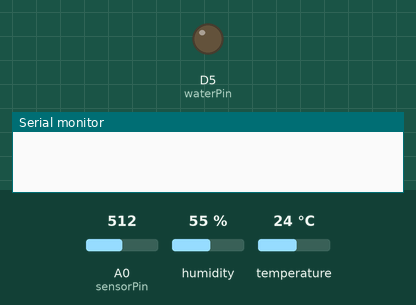
Recording of a program running on a simulated ESP8266 (NodeMCU). On the bench: output pins drawn as LEDs (lit = HIGH), the last lines printed to the serial monitor. The inputs (shaded band) are chosen by the test bench; at power-on: A0 (sensorPin) = 512, humidity 55 %, temperature 24 °C. Pins used as bus, display or sensor lines are not drawn.

Above: at 1.3 s.
1.4 s: A0 (sensorPin) set to 974
4.2 s: A0 (sensorPin) set to 1007
At 10.1 s:
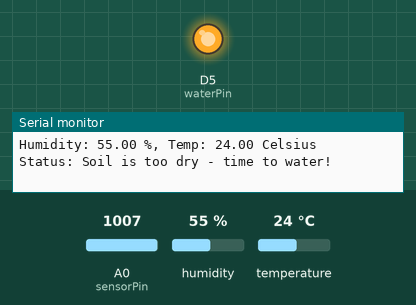
Timing chart, 0 to 11.6 s (numbered marks = the images above; inputs shaded):
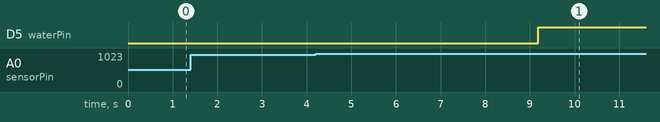

Measured:
- the behaviour switches between 989 and 990 on A0 (sensorPin) (found by bisection; images 0 and 1)
- after the input at 1.4 s, every drawn part: stays the same

The program:

main.cpp
```cpp
/* Change these values based on your calibration values */
#define soilWet 500   // Define max value we consider soil 'wet'
#define soilDry 750   // Define min value we consider soil 'dry'

// Sensor pins
#define sensorPower D7
#define sensorPin A0

#include <DHT22.h>

//Constants
#define DHTPIN D6     // what pin we're connected to
#define DHTTYPE DHT22   // DHT 22  (AM2302)
DHT22 dht(DHTPIN); //// Initialize DHT sensor for normal 16mhz Arduino

float hum = 0;  //Stores humidity value
float temp = 0; //Stores temperature value
int moisture = 0;

#define waterPin D5 // ra tín hiệu điều khiển máy bơm
#define airPin D6 // ra tín hiệu điều khiển quạt

void setup() {
    pinMode(sensorPower, OUTPUT);
    digitalWrite(sensorPower, LOW);
    pinMode(waterPin, OUTPUT);
    Serial.begin(9600);
}
void loop() {
    // Tính giá trị độ ẩm đất trung bình trong 3s
    int moisture_test = 6;
    while (moisture_test--){
      moisture += readSensor();
      delay(500);
    }
    float avg_moisture = moisture/6;
    // Determine status of our soil
    if (avg_moisture < soilWet) {
      Serial.println("Status: Soil is too wet");
      digitalWrite(waterPin, LOW);

    } else if (avg_moisture > soilDry) {
        Serial.println("Status: Soil is too dry - time to water!");
        digitalWrite(waterPin, HIGH);
    }
    Serial.println();
    // tính giá trị nhiệt độ - độ ẩm không khí trong 3s
    int air_test = 6;
    while (air_test--){
      hum += dht.getHumidity();
      temp += dht.getTemperature();
      delay(500);
    }
    float avg_hum = hum/6;
    float avg_temp = temp/6;
    // mở quạt khi độ ẩm > 60% và tắt khi độ ẩm < 40%
    if (avg_hum > 60){
      digitalWrite(airPin, HIGH);
    } else if (avg_hum < 40){
      digitalWrite(airPin, LOW);
    }
    // nhiếu nhiệt độ > 32*c thì mở quạt + kiểm tra độ ẩm để mở bơm nước
    if (avg_temp > 32){
      digitalWrite(airPin, HIGH);
      if (avg_moisture > soilDry) digitalWrite(waterPin, HIGH);
    }
    Serial.print("Humidity: ");
    Serial.print(avg_hum);
    Serial.print(" %, Temp: ");
    Serial.print(avg_temp);
    Serial.println(" Celsius");
}
//  This function returns the analog soil moisture measurement
int readSensor() {
    digitalWrite(sensorPower, HIGH);    // Turn the sensor ON
    delay(10);                // Allow power to settle
    int val = analogRead(sensorPin);    // Read the analog value form sensor
    digitalWrite(sensorPower, LOW);        // Turn the sensor OFF
    return val;                // Return analog moisture value
}
```
